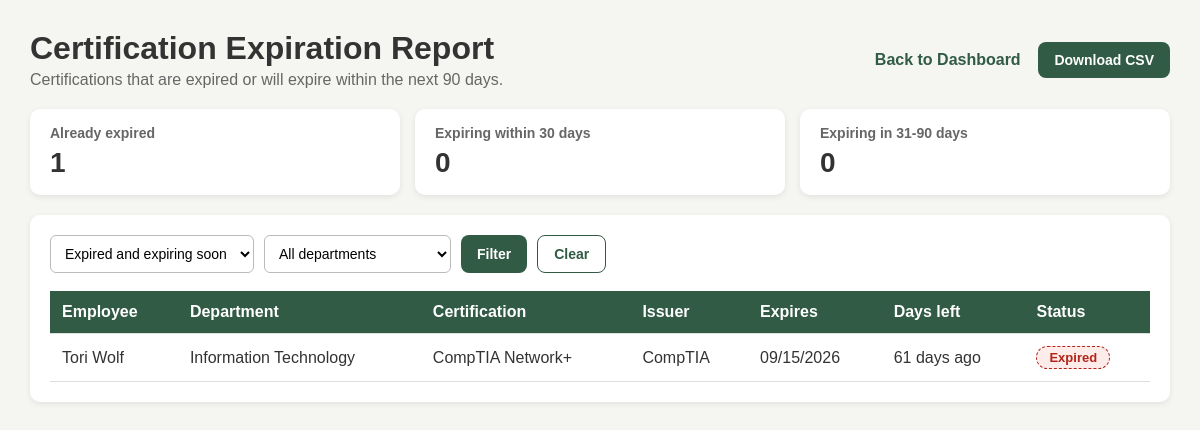
The app's page /administrator/reports/certification-expiration/ (signed in) with its own data.
### core/models.py (models this page shows, shortened)
class Employee(models.Model):
    ROLE_CHOICES = [
        ("employee", "Employee"),
        ("manager", "Manager"),
        ("admin", "Administrator"),
    ]
    STATUS_CHOICES = [
        ("active", "Active"),
        ("inactive", "Inactive"),
    ]
    user = models.OneToOneField(User, on_delete=models.CASCADE, related_name="employee_profile")
    employee_id = models.PositiveIntegerField(
        unique=True,
        null=True,
        blank=True
    )
    name = models.CharField(max_length=100)
    department = models.ForeignKey(Department, on_delete=models.SET_NULL, null=True, related_name="employees")
    job_role = models.ForeignKey(JobRole, on_delete=models.SET_NULL, null=True, related_name="employees")
    manager = models.ForeignKey("self", on_delete=models.SET_NULL, null=True, blank=True, related_name="direct_reports")
    role = models.CharField(max_length=20, choices=ROLE_CHOICES, default="employee")
    status = models.CharField(max_length=20, choices=STATUS_CHOICES, default="active")

class Department(models.Model):
    name = models.CharField(max_length=100)

class Certification(models.Model):
    name = models.CharField(max_length=150)
    issuer = models.CharField(max_length=150, blank=True)

class EmployeeCertification(models.Model):
    employee = models.ForeignKey(Employee, on_delete=models.CASCADE, related_name="certifications")
    certification = models.ForeignKey(Certification, on_delete=models.CASCADE, related_name="employee_certifications")
    date_earned = models.DateField()
    expiration_date = models.DateField(null=True, blank=True)
    EXPIRING_SOON_DAYS = 90
    @property
    def status(self):
        if self.expiration_date is None:
            return "Active"
        today = date.today()
        if self.expiration_date < today:
            return "Expired"
        if self.expiration_date <= today + timedelta(days=self.EXPIRING_SOON_DAYS):
            return "Expiring soon"
        return "Active"
    class Meta:
        unique_together = ("employee", "certification")

### core/report_views.py (the view, shortened to what this page needs)
# urls.py: path('administrator/reports/certification-expiration/', report_views.admin_certification_expiration, name='admin_certification_expiration'),
@role_required("admin")
def admin_certification_expiration(request):
    status = request.GET.get("status", "")
    department = request.GET.get("department", "")
    records = (
        EmployeeCertification.objects
        .filter(_status_q("Expired") | _status_q("Expiring soon"))
        .select_related("employee", "employee__department", "certification")
    )
    if department.isdigit():
        records = records.filter(employee__department_id=int(department))
    all_rows = list(records.order_by("expiration_date", "employee__name"))
    today = date.today()
    rows = []
    for item in all_rows:
        days_left = (item.expiration_date - today).days
        rows.append({
            "employee": item.employee.name,
            "department": item.employee.department.name if item.employee.department else "Not assigned",
            "certification": item.certification.name,
            "issuer": item.certification.issuer or "-",
            "expires": item.expiration_date,
            "days_left": days_left,
            "status": item.status,
        })
    expired = sum(r["status"] == "Expired" for r in rows)
    within_30 = sum(r["status"] == "Expiring soon" and r["days_left"] <= 30 for r in rows)
    within_90 = sum(r["status"] == "Expiring soon" and r["days_left"] > 30 for r in rows)
    if status in ("Expired", "Expiring soon"):
        rows = [r for r in rows if r["status"] == status]
    keep = request.GET.copy()
    keep.pop("export", None)
    keep["export"] = "csv"
    return render(request, "core/admin_certification_expiration.html", {
        "rows": rows,
        "expired_count": expired,
        "within_30_count": within_30,
        "within_90_count": within_90,
        "departments": Department.objects.order_by("name"),
        "status": status,
        "department": department,
        "export_query": keep.urlencode(),
    })

### core/access.py (called while the page is built, shortened)
def get_role(user):
    if not user.is_authenticated:
        return None
    profile = getattr(user, "employee_profile", None)
    return profile.role if profile else None

def role_required(*roles):
    def decorator(view):
        @wraps(view)
        def wrapper(request, *args, **kwargs):
            role = get_role(request.user)
            if role in roles:
                return view(request, *args, **kwargs)
        return wrapper
    return decorator

### core/cert_views.py (called while the page is built)
def _status_q(status):
    today = date.today()
    soon = today + timedelta(days=SOON_DAYS)
    if status == "Expired":
        return Q(expiration_date__lt=today)
    if status == "Expiring soon":
        return Q(expiration_date__gte=today, expiration_date__lte=soon)
    if status == "Active":
        return Q(expiration_date__isnull=True) | Q(expiration_date__gt=soon)
    return Q()

### core/templates/core/admin_certification_expiration.html (shortened to what this page needs)
{% extends "core/cert_base.html" %}
{% block content %}
<div class="header">
    <div>
        <h1>Certification Expiration Report</h1>
        <p>Certifications that are expired or will expire within the next 90 days.</p>
    </div>
    <div>
        <a class="back-link" href="{% url 'admin_dashboard' %}">Back to Dashboard</a>
        <a class="btn" href="?{{ export_query }}">Download CSV</a>
    </div>
</div>
<div class="summary" style="grid-template-columns: repeat(3, 1fr);">
    <div class="summary-card"><h3>Already expired</h3><p>{{ expired_count }}</p></div>
    <div class="summary-card"><h3>Expiring within 30 days</h3><p>{{ within_30_count }}</p></div>
    <div class="summary-card"><h3>Expiring in 31-90 days</h3><p>{{ within_90_count }}</p></div>
</div>
<div class="panel">
    <form method="get" class="filters">
        <select name="status" aria-label="Status">
            <option value="">Expired and expiring soon</option>
        </select>
        <select name="department" aria-label="Department">
            <option value="">All departments</option>
        </select>
        <button class="btn" type="submit">Filter</button>
        <a class="btn secondary" href="{% url 'admin_certification_expiration' %}">Clear</a>
    </form>
    {% if rows %}
    <div class="table-wrap">
        <table>
            <thead>
                <tr>
                    <th>Employee</th><th>Department</th><th>Certification</th><th>Issuer</th>
                    <th>Expires</th><th>Days left</th><th>Status</th>
                </tr>
            </thead>
            <tbody>
                {% for r in rows %}
                <tr>
                    <td>{{ r.employee }}</td>
                    <td>{{ r.department }}</td>
                    <td>{{ r.certification }}</td>
                    <td>{{ r.issuer }}</td>
                    <td>{{ r.expires|date:"m/d/Y" }}</td>
                    <td>{% if r.days_left < 0 %}{{ r.days_left|cut:"-" }} days ago{% else %}{{ r.days_left }}{% endif %}</td>
                    <td>
                        {% if r.status == "Expired" %}<span class="pill expired">Expired</span>
                        {% else %}<span class="pill soon">Expiring soon</span>{% endif %}
                    </td>
                </tr>
                {% endfor %}
            </tbody>
        </table>
    </div>
    {% else %}
    <div class="empty">No expired or expiring certifications match your filters.</div>
    {% endif %}
</div>
{% endblock %}

### core/templates/core/cert_base.html (style rules this page uses)
body { font-family: Arial, sans-serif; background: #f5f5f2; margin: 0; padding: 30px; color: #333; }
.header { display: flex; justify-content: space-between; align-items: center; gap: 15px; margin-bottom: 20px; flex-wrap: wrap; }
.header h1 { margin: 0 0 4px; }
.header p { margin: 0; color: #666; }
.back-link { color: #315b45; text-decoration: none; font-weight: bold; }
.btn { display: inline-block; background: #315b45; color: white; border: 0; padding: 10px 16px; border-radius: 8px; font-size: 14px; font-weight: bold; text-decoration: none; cursor: pointer; }
.btn.secondary { background: white; color: #315b45; border: 1px solid #315b45; }
.summary { display: grid; grid-template-columns: repeat(4, 1fr); gap: 15px; margin-bottom: 20px; }
.summary-card { background: white; padding: 16px 20px; border-radius: 10px; box-shadow: 0 2px 6px rgba(0,0,0,0.08); }
.summary-card h3 { font-size: 14px; color: #666; margin: 0; }
.summary-card p { font-size: 28px; font-weight: bold; margin: 6px 0 0; }
.panel { background: white; padding: 20px; border-radius: 10px; box-shadow: 0 2px 6px rgba(0,0,0,0.08); }
.filters { display: flex; flex-wrap: wrap; gap: 10px; margin-bottom: 18px; }
.filters input, .filters select { padding: 9px 10px; border: 1px solid #bbb; border-radius: 6px; font-size: 14px; background: white; }
.table-wrap { overflow-x: auto; }
table { width: 100%; border-collapse: collapse; }
th, td { padding: 12px; text-align: left; border-bottom: 1px solid #ddd; white-space: nowrap; }
th { background: #315b45; color: white; }
.pill { display: inline-block; padding: 3px 12px; border-radius: 999px; font-size: 13px; font-weight: bold; border: 1px solid; }
.pill.expired { background: #fdecea; color: #b42318; border-color: #b42318; border-style: dashed; }

### records on screen
Employee: employee "Tori Wolf"
Department: department "Information Technology"
Certification: certification "CompTIA Network+", issuer "CompTIA"
EmployeeCertification: expires "09/15/2026"

### other values on screen
{{ expired_count }} "1"
{{ within_30_count }} "0"
{{ within_90_count }} "0"
{{ r.days_left|cut:"-" }} "61"
